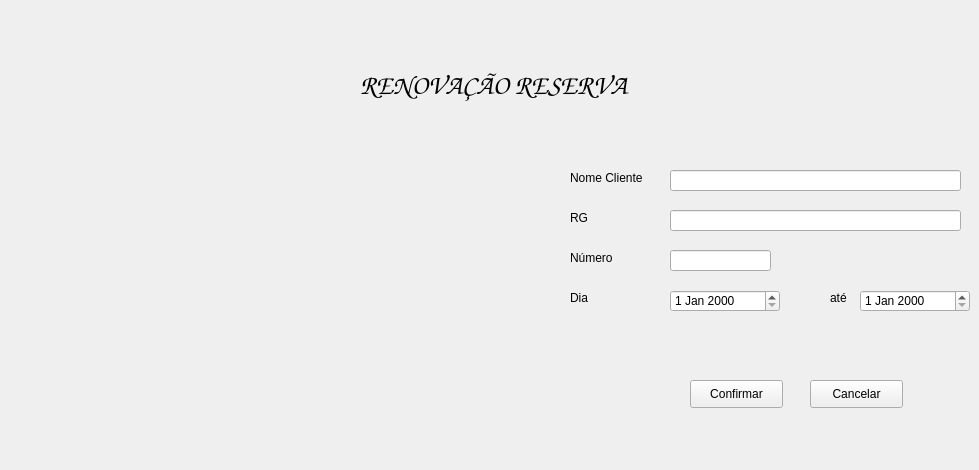
   <widget class="QWidget" name="page_6">
    <widget class="QLabel" name="label_29">
     <property name="geometry">
      <rect>
       <x>360</x>
       <y>60</y>
       <width>411</width>
       <height>51</height>
      </rect>
     </property>
     <property name="font">
      <font>
       <family>Comic Sans MS</family>
       <pointsize>20</pointsize>
       <weight>75</weight>
       <bold>true</bold>
      </font>
     </property>
     <property name="text">
      <string>RENOVAÇÃO RESERVA</string>
     </property>
    </widget>
    <widget class="QLabel" name="label_34">
     <property name="geometry">
      <rect>
       <x>70</x>
       <y>130</y>
       <width>371</width>
       <height>331</height>
      </rect>
     </property>
     <property name="text">
      <string/>
     </property>
     <property name="pixmap">
      <pixmap resource="arquivosrecurso.qrc">:/imgs/imagens/renovacaoreserva.png</pixmap>
     </property>
     <property name="scaledContents">
      <bool>true</bool>
     </property>
    </widget>
    <widget class="QLabel" name="label_37">
     <property name="geometry">
      <rect>
       <x>570</x>
       <y>170</y>
       <width>81</width>
       <height>16</height>
      </rect>
     </property>
     <property name="text">
      <string>Nome Cliente</string>
     </property>
    </widget>
    <widget class="QLineEdit" name="txtRCliente">
     <property name="geometry">
      <rect>
       <x>670</x>
       <y>170</y>
       <width>291</width>
       <height>21</height>
      </rect>
     </property>
    </widget>
    <widget class="QLabel" name="label_38">
     <property name="geometry">
      <rect>
       <x>570</x>
       <y>210</y>
       <width>61</width>
       <height>16</height>
      </rect>
     </property>
     <property name="text">
      <string>RG</string>
     </property>
    </widget>
    <widget class="QLineEdit" name="txtRRG">
     <property name="geometry">
      <rect>
       <x>670</x>
       <y>210</y>
       <width>291</width>
       <height>21</height>
      </rect>
     </property>
    </widget>
    <widget class="QLabel" name="label_39">
     <property name="geometry">
      <rect>
       <x>570</x>
       <y>250</y>
       <width>55</width>
       <height>16</height>
      </rect>
     </property>
     <property name="text">
      <string>Número</string>
     </property>
    </widget>
    <widget class="QLineEdit" name="txtRNumero">
     <property name="geometry">
      <rect>
       <x>670</x>
       <y>250</y>
       <width>101</width>
       <height>21</height>
      </rect>
     </property>
    </widget>
    <widget class="QLabel" name="label_40">
     <property name="geometry">
      <rect>
       <x>570</x>
       <y>290</y>
       <width>55</width>
       <height>16</height>
      </rect>
     </property>
     <property name="text">
      <string>Dia</string>
     </property>
    </widget>
    <widget class="QDateEdit" name="dateRInicial">
     <property name="geometry">
      <rect>
       <x>670</x>
       <y>290</y>
       <width>110</width>
       <height>22</height>
      </rect>
     </property>
    </widget>
    <widget class="QLabel" name="label_41">
     <property name="geometry">
      <rect>
       <x>830</x>
       <y>290</y>
       <width>31</width>
       <height>16</height>
      </rect>
     </property>
     <property name="text">
      <string>até</string>
     </property>
    </widget>
    <widget class="QDateEdit" name="dateRFim">
     <property name="geometry">
      <rect>
       <x>860</x>
       <y>290</y>
       <width>110</width>
       <height>22</height>
      </rect>
     </property>
    </widget>
    <widget class="QPushButton" name="btnConfirmar4">
     <property name="geometry">
      <rect>
       <x>690</x>
       <y>380</y>
       <width>93</width>
       <height>28</height>
      </rect>
     </property>
     <property name="text">
      <string>Confirmar</string>
     </property>
    </widget>
    <widget class="QPushButton" name="pushButton_3">
     <property name="geometry">
      <rect>
       <x>810</x>
       <y>380</y>
       <width>93</width>
       <height>28</height>
      </rect>
     </property>
     <property name="text">
      <string>Cancelar</string>
     </property>
    </widget>
   </widget>
